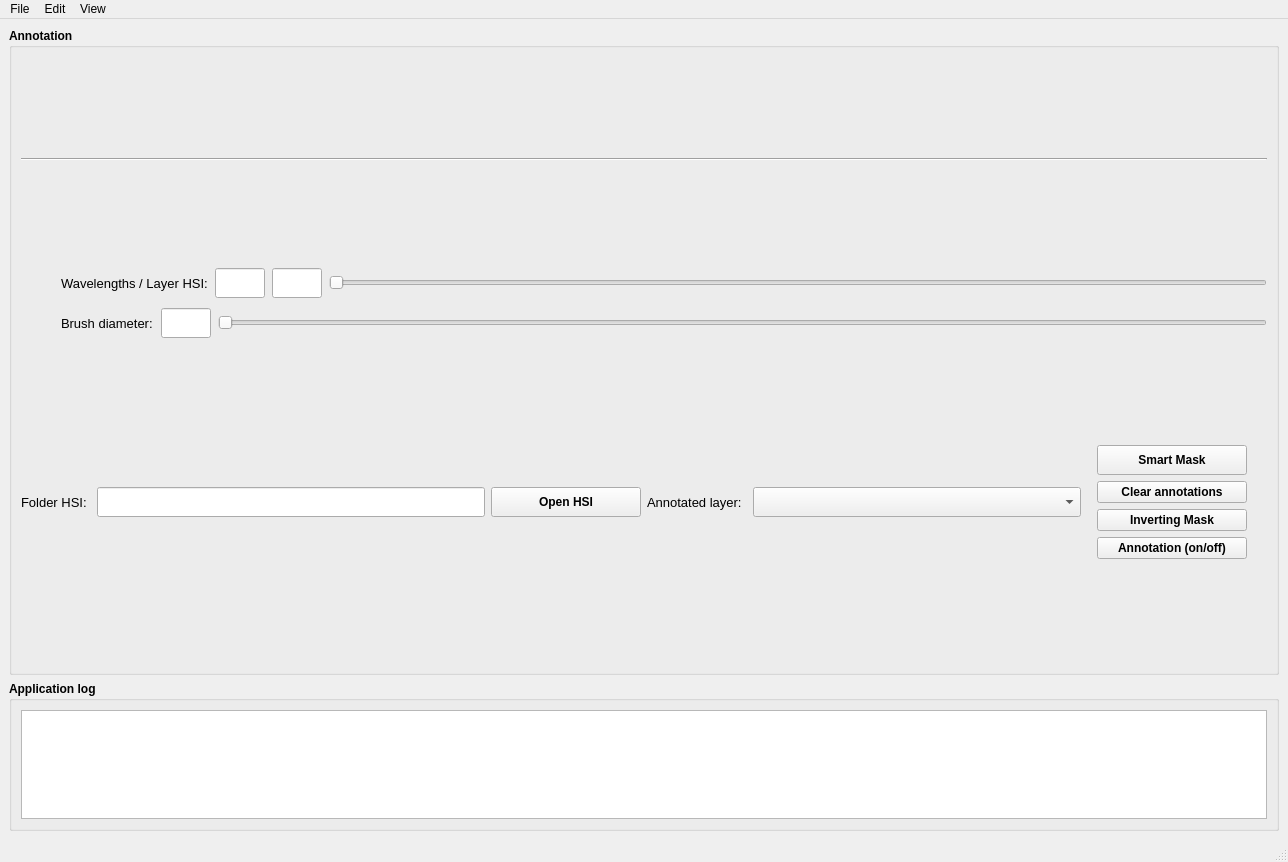
<?xml version="1.0" encoding="UTF-8"?>
<ui version="4.0">
 <class>DATMantMainWindow</class>
 <widget class="QMainWindow" name="DATMantMainWindow">
  <property name="geometry">
   <rect>
    <x>0</x>
    <y>0</y>
    <width>1288</width>
    <height>862</height>
   </rect>
  </property>
  <property name="minimumSize">
   <size>
    <width>820</width>
    <height>620</height>
   </size>
  </property>
  <property name="windowTitle">
   <string>Annotator for HSI</string>
  </property>
  <widget class="QWidget" name="centralwidget">
   <layout class="QVBoxLayout" name="verticalLayout_2">
    <item>
     <widget class="QGroupBox" name="gbAnnotWindow">
      <property name="font">
       <font>
        <weight>75</weight>
        <bold>true</bold>
       </font>
      </property>
      <property name="title">
       <string>Annotation</string>
      </property>
      <layout class="QVBoxLayout" name="verticalLayout_8">
       <item>
        <layout class="QHBoxLayout" name="horizontalLayout_3">
         <property name="sizeConstraint">
          <enum>QLayout::SetDefaultConstraint</enum>
         </property>
         <item>
          <layout class="QVBoxLayout" name="figThinFigure"/>
         </item>
        </layout>
       </item>
       <item>
        <widget class="Line" name="line">
         <property name="orientation">
          <enum>Qt::Horizontal</enum>
         </property>
        </widget>
       </item>
       <item>
        <layout class="QHBoxLayout" name="horizontalLayout_7">
         <property name="spacing">
          <number>10</number>
         </property>
         <item>
          <layout class="QVBoxLayout" name="verticalLayout_4">
           <property name="rightMargin">
            <number>0</number>
           </property>
           <property name="bottomMargin">
            <number>0</number>
           </property>
           <item>
            <layout class="QHBoxLayout" name="horizontalLayout_5">
             <property name="spacing">
              <number>0</number>
             </property>
             <property name="sizeConstraint">
              <enum>QLayout::SetMinimumSize</enum>
             </property>
             <property name="rightMargin">
              <number>0</number>
             </property>
             <item>
              <spacer name="horizontalSpacer">
               <property name="orientation">
                <enum>Qt::Horizontal</enum>
               </property>
               <property name="sizeType">
                <enum>QSizePolicy::Minimum</enum>
               </property>
               <property name="sizeHint" stdset="0">
                <size>
                 <width>40</width>
                 <height>20</height>
                </size>
               </property>
              </spacer>
             </item>
             <item>
              <widget class="QLabel" name="label_5">
               <property name="minimumSize">
                <size>
                 <width>100</width>
                 <height>0</height>
                </size>
               </property>
               <property name="maximumSize">
                <size>
                 <width>200</width>
                 <height>16777215</height>
                </size>
               </property>
               <property name="font">
                <font>
                 <pointsize>10</pointsize>
                 <weight>50</weight>
                 <bold>false</bold>
                </font>
               </property>
               <property name="text">
                <string>Wavelengths / Layer HSI:  </string>
               </property>
              </widget>
             </item>
             <item>
              <widget class="QLineEdit" name="txt_HSI_slider">
               <property name="minimumSize">
                <size>
                 <width>0</width>
                 <height>30</height>
                </size>
               </property>
               <property name="maximumSize">
                <size>
                 <width>50</width>
                 <height>16777215</height>
                </size>
               </property>
               <property name="readOnly">
                <bool>true</bool>
               </property>
              </widget>
             </item>
             <item>
              <widget class="QLabel" name="label">
               <property name="minimumSize">
                <size>
                 <width>5</width>
                 <height>0</height>
                </size>
               </property>
               <property name="text">
                <string/>
               </property>
              </widget>
             </item>
             <item>
              <widget class="QLineEdit" name="txt_HSI_slider_leyer">
               <property name="minimumSize">
                <size>
                 <width>0</width>
                 <height>30</height>
                </size>
               </property>
               <property name="maximumSize">
                <size>
                 <width>50</width>
                 <height>16777215</height>
                </size>
               </property>
              </widget>
             </item>
             <item>
              <widget class="QLabel" name="label_3">
               <property name="minimumSize">
                <size>
                 <width>5</width>
                 <height>0</height>
                </size>
               </property>
               <property name="text">
                <string/>
               </property>
              </widget>
             </item>
             <item>
              <widget class="QSlider" name="HSI_slider">
               <property name="orientation">
                <enum>Qt::Horizontal</enum>
               </property>
              </widget>
             </item>
            </layout>
           </item>
           <item>
            <layout class="QHBoxLayout" name="horizontalLayout_8" stretch="0,0,0,0,0">
             <property name="spacing">
              <number>0</number>
             </property>
             <property name="sizeConstraint">
              <enum>QLayout::SetMinimumSize</enum>
             </property>
             <property name="rightMargin">
              <number>0</number>
             </property>
             <item>
              <spacer name="horizontalSpacer_3">
               <property name="orientation">
                <enum>Qt::Horizontal</enum>
               </property>
               <property name="sizeType">
                <enum>QSizePolicy::Minimum</enum>
               </property>
               <property name="sizeHint" stdset="0">
                <size>
                 <width>40</width>
                 <height>20</height>
                </size>
               </property>
              </spacer>
             </item>
             <item>
              <widget class="QLabel" name="label_2">
               <property name="minimumSize">
                <size>
                 <width>100</width>
                 <height>0</height>
                </size>
               </property>
               <property name="maximumSize">
                <size>
                 <width>200</width>
                 <height>16777215</height>
                </size>
               </property>
               <property name="font">
                <font>
                 <pointsize>10</pointsize>
                 <weight>50</weight>
                 <bold>false</bold>
                </font>
               </property>
               <property name="text">
                <string>Brush diameter:</string>
               </property>
              </widget>
             </item>
             <item>
              <widget class="QLineEdit" name="txtBrushDiameter">
               <property name="minimumSize">
                <size>
                 <width>0</width>
                 <height>30</height>
                </size>
               </property>
               <property name="maximumSize">
                <size>
                 <width>50</width>
                 <height>16777215</height>
                </size>
               </property>
               <property name="font">
                <font>
                 <weight>50</weight>
                 <bold>false</bold>
                </font>
               </property>
               <property name="readOnly">
                <bool>true</bool>
               </property>
              </widget>
             </item>
             <item>
              <widget class="QLabel" name="label_6">
               <property name="minimumSize">
                <size>
                 <width>5</width>
                 <height>0</height>
                </size>
               </property>
               <property name="text">
                <string/>
               </property>
              </widget>
             </item>
             <item>
              <widget class="QSlider" name="sldBrushDiameter">
               <property name="orientation">
                <enum>Qt::Horizontal</enum>
               </property>
              </widget>
             </item>
            </layout>
           </item>
          </layout>
         </item>
        </layout>
       </item>
       <item>
        <layout class="QHBoxLayout" name="horizontalLayout_6">
         <item>
          <layout class="QHBoxLayout" name="horizontalLayout">
           <item>
            <widget class="QLabel" name="label_7">
             <property name="minimumSize">
              <size>
               <width>70</width>
               <height>0</height>
              </size>
             </property>
             <property name="maximumSize">
              <size>
               <width>72</width>
               <height>16777215</height>
              </size>
             </property>
             <property name="font">
              <font>
               <pointsize>10</pointsize>
               <weight>50</weight>
               <bold>false</bold>
              </font>
             </property>
             <property name="text">
              <string>Folder HSI:</string>
             </property>
            </widget>
           </item>
           <item>
            <widget class="QLineEdit" name="txtImageDir">
             <property name="minimumSize">
              <size>
               <width>0</width>
               <height>30</height>
              </size>
             </property>
             <property name="maximumSize">
              <size>
               <width>5000</width>
               <height>16777215</height>
              </size>
             </property>
             <property name="font">
              <font>
               <weight>50</weight>
               <bold>false</bold>
              </font>
             </property>
             <property name="readOnly">
              <bool>true</bool>
             </property>
            </widget>
           </item>
           <item>
            <widget class="QPushButton" name="btnBrowseImageDir">
             <property name="minimumSize">
              <size>
               <width>150</width>
               <height>30</height>
              </size>
             </property>
             <property name="maximumSize">
              <size>
               <width>200</width>
               <height>16777215</height>
              </size>
             </property>
             <property name="text">
              <string>Open HSI</string>
             </property>
            </widget>
           </item>
          </layout>
         </item>
         <item>
          <layout class="QHBoxLayout" name="horizontalLayout_4">
           <property name="rightMargin">
            <number>10</number>
           </property>
           <item>
            <widget class="QLabel" name="label_4">
             <property name="minimumSize">
              <size>
               <width>100</width>
               <height>0</height>
              </size>
             </property>
             <property name="font">
              <font>
               <pointsize>10</pointsize>
               <weight>50</weight>
               <bold>false</bold>
              </font>
             </property>
             <property name="text">
              <string>Annotated layer:</string>
             </property>
            </widget>
           </item>
           <item>
            <widget class="QComboBox" name="lstDefectsAndColors">
             <property name="sizePolicy">
              <sizepolicy hsizetype="Expanding" vsizetype="Fixed">
               <horstretch>0</horstretch>
               <verstretch>0</verstretch>
              </sizepolicy>
             </property>
             <property name="minimumSize">
              <size>
               <width>0</width>
               <height>30</height>
              </size>
             </property>
             <property name="maximumSize">
              <size>
               <width>5000</width>
               <height>16777215</height>
              </size>
             </property>
             <property name="font">
              <font>
               <weight>50</weight>
               <bold>false</bold>
              </font>
             </property>
            </widget>
           </item>
           <item>
            <layout class="QVBoxLayout" name="verticalLayout">
             <property name="leftMargin">
              <number>10</number>
             </property>
             <property name="rightMargin">
              <number>10</number>
             </property>
             <item>
              <widget class="QPushButton" name="makemask">
               <property name="minimumSize">
                <size>
                 <width>150</width>
                 <height>30</height>
                </size>
               </property>
               <property name="maximumSize">
                <size>
                 <width>300</width>
                 <height>16777215</height>
                </size>
               </property>
               <property name="text">
                <string>Smart Mask</string>
               </property>
              </widget>
             </item>
             <item>
              <widget class="QPushButton" name="btnClear">
               <property name="enabled">
                <bool>true</bool>
               </property>
               <property name="maximumSize">
                <size>
                 <width>300</width>
                 <height>16777215</height>
                </size>
               </property>
               <property name="text">
                <string>Clear annotations</string>
               </property>
              </widget>
             </item>
             <item>
              <widget class="QPushButton" name="InvertingMask">
               <property name="text">
                <string>Inverting Mask</string>
               </property>
              </widget>
             </item>
             <item>
              <widget class="QPushButton" name="btnMode">
               <property name="maximumSize">
                <size>
                 <width>300</width>
                 <height>16777215</height>
                </size>
               </property>
               <property name="text">
                <string>Annotation (on/off)</string>
               </property>
               <property name="shortcut">
                <string>M</string>
               </property>
              </widget>
             </item>
            </layout>
           </item>
          </layout>
         </item>
        </layout>
       </item>
      </layout>
     </widget>
    </item>
    <item>
     <widget class="QGroupBox" name="gbApplicationLog">
      <property name="sizePolicy">
       <sizepolicy hsizetype="Preferred" vsizetype="Maximum">
        <horstretch>0</horstretch>
        <verstretch>0</verstretch>
       </sizepolicy>
      </property>
      <property name="maximumSize">
       <size>
        <width>16777215</width>
        <height>150</height>
       </size>
      </property>
      <property name="font">
       <font>
        <weight>75</weight>
        <bold>true</bold>
       </font>
      </property>
      <property name="title">
       <string>Application log</string>
      </property>
      <layout class="QVBoxLayout" name="verticalLayout_3">
       <item>
        <widget class="QTextEdit" name="txtConsole">
         <property name="font">
          <font>
           <weight>50</weight>
           <bold>false</bold>
          </font>
         </property>
        </widget>
       </item>
      </layout>
     </widget>
    </item>
   </layout>
  </widget>
  <widget class="QMenuBar" name="menubar">
   <property name="geometry">
    <rect>
     <x>0</x>
     <y>0</y>
     <width>1288</width>
     <height>22</height>
    </rect>
   </property>
   <widget class="QMenu" name="menuFile">
    <property name="title">
     <string>File</string>
    </property>
    <addaction name="actionSave_current_annotations"/>
    <addaction name="actionReload_original_mask"/>
    <addaction name="actionLoad"/>
   </widget>
   <widget class="QMenu" name="menuView">
    <property name="title">
     <string>View</string>
    </property>
    <addaction name="separator"/>
    <addaction name="actionColor_definitions"/>
    <addaction name="actionLog"/>
   </widget>
   <widget class="QMenu" name="menuEdit">
    <property name="title">
     <string>Edit</string>
    </property>
    <addaction name="actionProcess_original_mask"/>
    <addaction name="actionAIMask"/>
   </widget>
   <addaction name="menuFile"/>
   <addaction name="menuEdit"/>
   <addaction name="menuView"/>
  </widget>
  <widget class="QStatusBar" name="statusbar"/>
  <action name="actionLog">
   <property name="checkable">
    <bool>true</bool>
   </property>
   <property name="text">
    <string>Log</string>
   </property>
  </action>
  <action name="actionRefresh_data_file">
   <property name="text">
    <string>Refresh data file</string>
   </property>
  </action>
  <action name="actionRefresh_predictor">
   <property name="text">
    <string>Refresh predictor</string>
   </property>
  </action>
  <action name="actionSave_current_annotations">
   <property name="text">
    <string>Save current annotations</string>
   </property>
  </action>
  <action name="actionLoad_marked_image">
   <property name="checkable">
    <bool>true</bool>
   </property>
   <property name="checked">
    <bool>true</bool>
   </property>
   <property name="text">
    <string>Load marked image</string>
   </property>
  </action>
  <action name="actionReload_original_mask">
   <property name="enabled">
    <bool>false</bool>
   </property>
   <property name="text">
    <string>Reload original mask</string>
   </property>
  </action>
  <action name="actionProcess_original_mask">
   <property name="checkable">
    <bool>true</bool>
   </property>
   <property name="enabled">
    <bool>false</bool>
   </property>
   <property name="text">
    <string>Process original mask</string>
   </property>
  </action>
  <action name="actionAIMask">
   <property name="text">
    <string>Reload AUTO defect mask</string>
   </property>
  </action>
  <action name="actionColor_definitions">
   <property name="text">
    <string>Color specifications</string>
   </property>
  </action>
  <action name="actionLoad">
   <property name="text">
    <string>Load annotations</string>
   </property>
  </action>
 </widget>
 <resources/>
 <connections/>
</ui>
